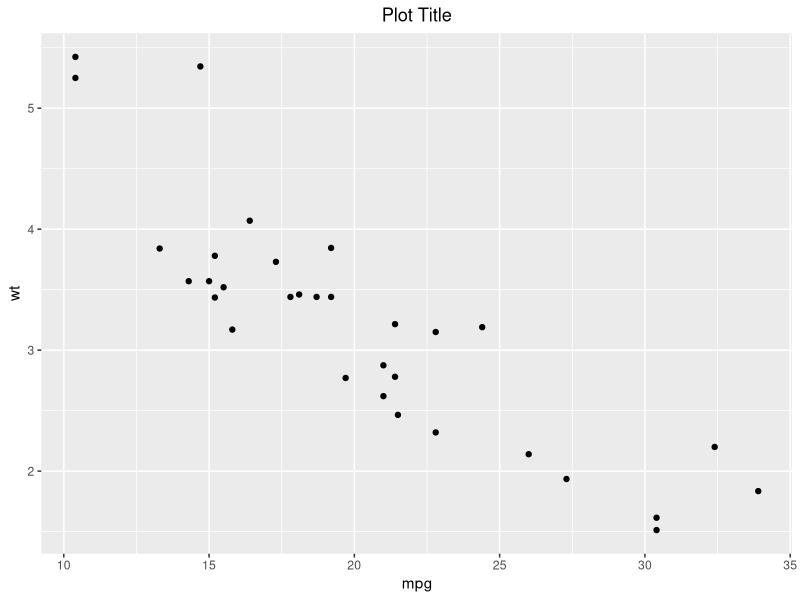
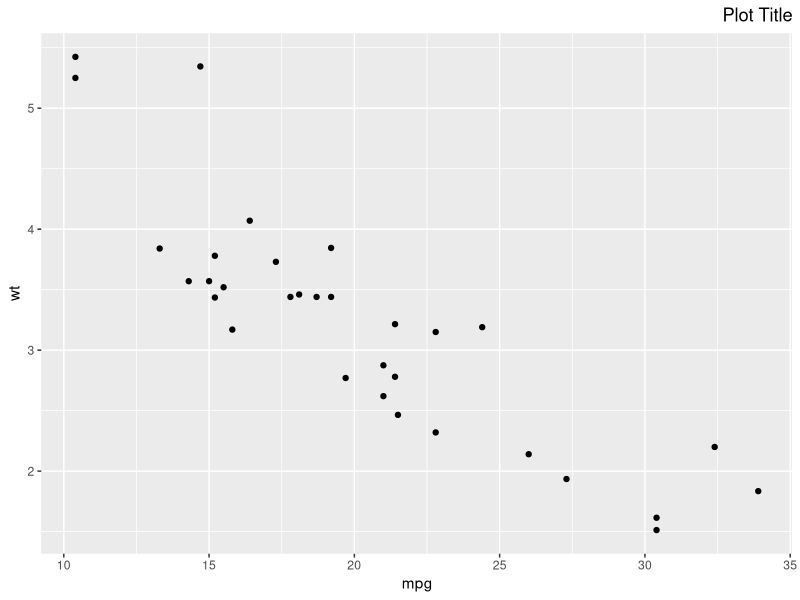
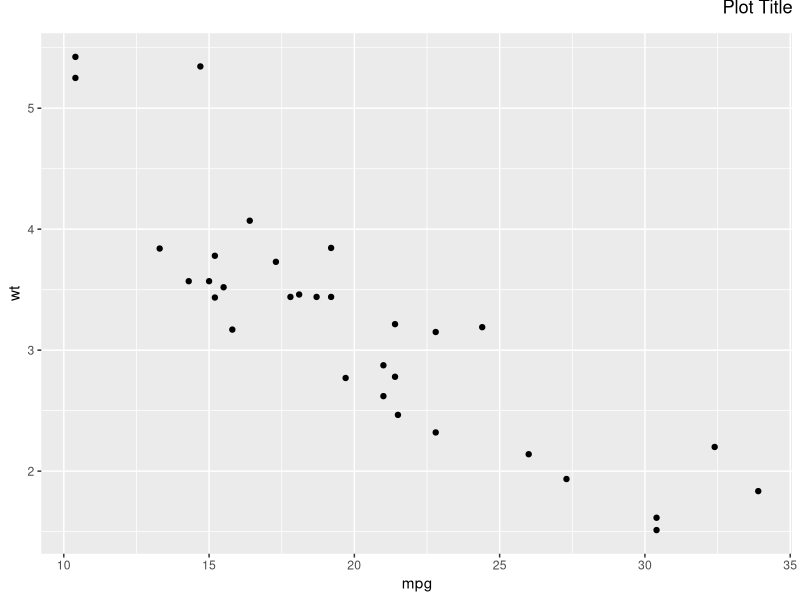
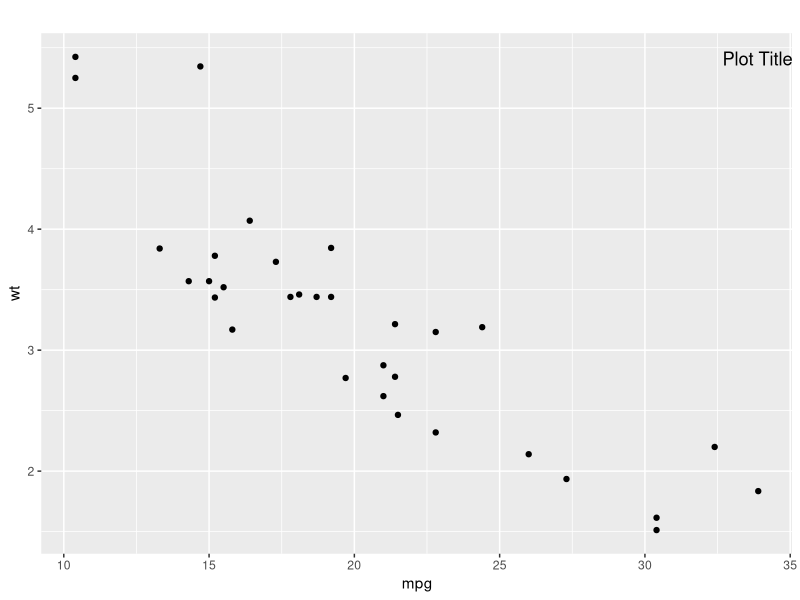

Recreate these plots in R, in order.
# Example 1: Center the Title
library("ggplot2")

library("ggplot2")

# create scatterplot with centered title
ggplot(data=mtcars, aes(x=mpg, y=wt)) +
  geom_point() +
  ggtitle("Plot Title") +
  theme(plot.title = element_text(hjust = 0.5))

# Example 2: Right-Align the Title
library(ggplot2)

# create scatterplot with right-alighned title
ggplot(data=mtcars, aes(x=mpg, y=wt)) +
  geom_point() +
  ggtitle("Plot Title") + 
  theme(plot.title = element_text(hjust = 1))

# Example 3: Adjust Title Position Vertically
library(ggplot2)

# create scatterplot with title moved higher up 
ggplot(data=mtcars, aes(x=mpg, y=wt)) +
  geom_point() +
  ggtitle("Plot Title") +
  theme(plot.title = element_text(hjust = 1, vjust=3))

library("ggplot2")

# create scatterplot with title moved down
ggplot(data=mtcars, aes(x=mpg, y=wt)) +
  geom_point() +
  ggtitle("Plot Title") +
  theme(plot.title = element_text(hjust = 1, vjust = -10))
